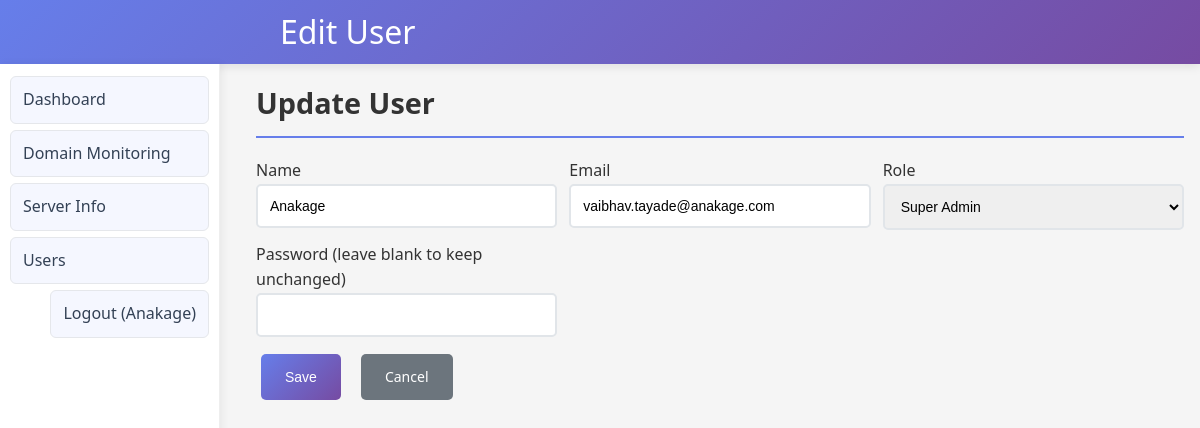
Page /users/edit/1 (signed in) on the committed database.
### tables this page shows
CREATE TABLE users (
            id INTEGER PRIMARY KEY AUTOINCREMENT,
            name TEXT,
            email TEXT UNIQUE NOT NULL,
            password_hash TEXT NOT NULL,
            role TEXT NOT NULL,          -- super_admin, admin, super_analytics, analytics
            location TEXT                -- required for admin/analytics
        );

### 1app.py (the view, shortened to what this page needs)
@app.route('/users/edit/<int:user_id>', methods=['GET', 'POST'])
@login_required
@super_admin_required
def edit_user(user_id):
    conn = get_db_connection()
    c = conn.cursor()
    if request.method == 'GET':
        c.execute("SELECT id, name, email, role, location FROM users WHERE id=?", (user_id,))
        row = c.fetchone()
        conn.close()
        if not row:
            flash('User not found.', 'danger')
            return redirect(url_for('users_page'))
        form = {"id": row["id"], "name": row["name"], "email": row["email"], "role": row["role"], "location": row["location"]}
        return render_template('user_form.html', mode='edit', form=form, locations=get_locations(), user=get_current_user())

### 1app.py (called while the page is built)
def get_db_connection():
    conn = sqlite3.connect(DB_FILE, timeout=15, check_same_thread=False)
    conn.row_factory = sqlite3.Row
    try:
        conn.execute("PRAGMA busy_timeout = 15000")
    except Exception:
        pass
    return conn

def get_current_user():
    user_id = session.get('user_id')
    if not user_id:
        return None
    conn = get_db_connection()
    c = conn.cursor()
    c.execute("SELECT id, name, email, role, location FROM users WHERE id = ?", (user_id,))
    row = c.fetchone()
    conn.close()
    return row

def login_required(view_func):
    @functools.wraps(view_func)
    def wrapper(*args, **kwargs):
        if not get_current_user():
            return redirect(url_for('login', next=request.path))
        return view_func(*args, **kwargs)
    return wrapper

def super_admin_required(view_func):
    @functools.wraps(view_func)
    def wrapper(*args, **kwargs):
        user = get_current_user()
        if not user:
            return redirect(url_for('login'))
        if (user["role"] or "").lower() != "super_admin":
            flash("Only super admin can access this page.", "danger")
            return redirect(url_for('index'))
        return view_func(*args, **kwargs)
    return wrapper

def get_locations():
    conn = get_db_connection()
    c = conn.cursor()
    c.execute("SELECT name FROM locations ORDER BY name")
    rows = [r[0] for r in c.fetchall()]
    conn.close()
    return rows

### templates/user_form.html (shortened to what this page needs)
<!DOCTYPE html>
<html>
<head>
    <link rel="stylesheet" href="{{ url_for('static', filename='style.css') }}">
</head>
<body>
<header>
    <div class="container">
        <h1>{{ 'Create User' if mode == 'create' else 'Edit User' }}</h1>
    </div>
</header>
<nav>
    <div class="container">
        <ul>
            <li><a href="/">Dashboard</a></li>
            <li><a href="/domain">Domain Monitoring</a></li>
            <li><a href="/server">Server Info</a></li>
            {% if user and (user.role or '').lower() == 'super_admin' %}
                <li><a href="/users">Users</a></li>
            {% endif %}
            {% if user %}
                <li style="margin-left:auto"><a href="/logout">Logout ({{ user.name }})</a></li>
            {% else %}
                <li style="margin-left:auto"><a href="/login">Login</a></li>
            {% endif %}
        </ul>
    </div>
</nav>
<div class="container">
    <div class="card">
        <h2>{{ 'Add New User' if mode == 'create' else 'Update User' }}</h2>
        <form method="POST" action="{{ '/users/create' if mode == 'create' else ('/users/edit/' ~ form.id) }}" style="display:grid; grid-template-columns: repeat(auto-fit, minmax(260px, 1fr)); gap: 12px;">
            <div>
                <label>Name</label>
                <input type="text" name="name" class="form-control" required value="{{ form.name or '' }}">
            </div>
            <div>
                <label>Email</label>
                <input type="email" name="email" class="form-control" required value="{{ form.email or '' }}">
            </div>
            <div>
                <label>Role</label>
                <select name="role" id="role" class="form-control" required>
                    {% set r = (form.role or 'admin') if form else 'admin' %}
                    <option value="super_admin" {% if r=='super_admin' %}selected{% endif %}>Super Admin</option>
                </select>
            </div>
            <div>
                <label>Password {% if mode=='edit' %}(leave blank to keep unchanged){% endif %}</label>
                <input type="password" name="password" class="form-control" {% if mode=='create' %}required{% endif %}>
            </div>
            <div style="grid-column: 1 / -1; display:flex; gap:10px;">
                <button type="submit" class="btn btn-primary">{{ 'Create' if mode == 'create' else 'Save' }}</button>
                <a href="/users" class="btn btn-secondary">Cancel</a>
            </div>
        </form>
    </div>
</div>
</body>
</html>

### static/style.css (style rules this page uses)
:root { --primary: #667eea; --surface: #ffffff; --text: #334155; --muted: #6b7280; --sidebar-width: 240px; --header-height: 64px; }
* { margin: 0; padding: 0; box-sizing: border-box; }
body { font-family: 'Segoe UI', Tahoma, Geneva, Verdana, sans-serif; line-height: 1.6; color: #333; background-color: #f5f5f5; }
.container { max-width: 1200px; margin: 0 auto; padding: 16px; margin-left: var(--sidebar-width); }
header { background: linear-gradient(135deg, #667eea 0%, #764ba2 100%); color: white; height: var(--header-height); display: flex; align-items: center; padding: 0 16px; margin-bottom: 0; box-shadow: 0 2px 10px rgba(0,0,0,0.1); }
header h1 { width: 100%; text-align: right; font-size: 2em; font-weight: 400; margin-right: 8px; }
nav { position: fixed; left: 0; top: var(--header-height); width: calc(var(--sidebar-width) - 20px); height: calc(100vh - var(--header-height)); background: var(--surface); padding: 12px 10px; box-shadow: 2px 0 8px rgba(0,0,0,0.06); border-right: 1px solid #eee; overflow-y: auto; z-index: 1000; }
nav .container { margin: 0; padding: 0; max-width: 100%; }
nav ul { list-style: none; display: flex; flex-direction: column; gap: 6px; margin: 0; padding: 0; }
nav a { text-decoration: none; color: var(--text); font-weight: 500; padding: 10px 12px; border-radius: 6px; transition: all 0.2s ease; display: block; background: #f5f7ff; border: 1px solid #e5e7eb; }
.card h2 { color: #333; margin-bottom: 20px; font-size: 1.8em; border-bottom: 2px solid #667eea; padding-bottom: 10px; }
.form-control { width: 100%; padding: 12px; border: 2px solid #e1e5e9; border-radius: 5px; font-size: 14px; transition: border-color 0.3s ease; }
.btn { padding: 12px 24px; border: none; border-radius: 5px; cursor: pointer; font-size: 14px; font-weight: 500; text-decoration: none; display: inline-block; transition: all 0.3s ease; margin: 5px; }
.btn-primary { background: linear-gradient(135deg, #667eea 0%, #764ba2 100%); color: white; }
.btn-secondary { background-color: #6c757d; color: white; }

### rows in the picture
users: name "Anakage", email "vaibhav.tayade@anakage.com", role "Super Admin"

### other values in the picture
{{ 'Create User' if mode == 'create' else 'Edit User' }} "Edit User"
{{ 'Add New User' if mode == 'create' else 'Update User' }} "Update User"
{{ 'Create' if mode == 'create' else 'Save' }} "Save"
